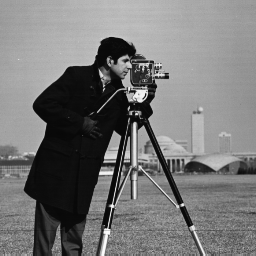
#> input picture Lab1/images/cameraman.png, 256 x 256 px, found by its file name
$ jupyter execute --allow-errors 'Lab4_Intensity_Transformations_&Filtering_Spatial_Domain.ipynb'
#> lines starting #> are read from the running program, lines starting #| are printed output that depends on the picture
# Intensity Transformations & Filtering Spatial Domain

## Thresholding

[cell 1]
import cv2

# Load the image in grayscale
img = cv2.imread('cameraman.png', cv2.IMREAD_GRAYSCALE)
#> img is the input picture: shape (256, 256); min 7, max 253, mean 118.7

# Set the threshold values
threshold_values = [0, 50, 100, 150, 200]

# Apply thresholding with different threshold values
#> (the rest of this cell did not finish here and is left out)

[cell 2]
print("Original Image: ")
#> (the rest of this cell did not finish here and is left out)

## Histograms

[cell 3]
# Task#2: Histogram Processing

# Step#1: Load necessary libraries
import matplotlib
import matplotlib.pyplot as plt
import numpy as np

from skimage import data
from skimage import exposure

# Step#2: Load moon image
img = data.moon()
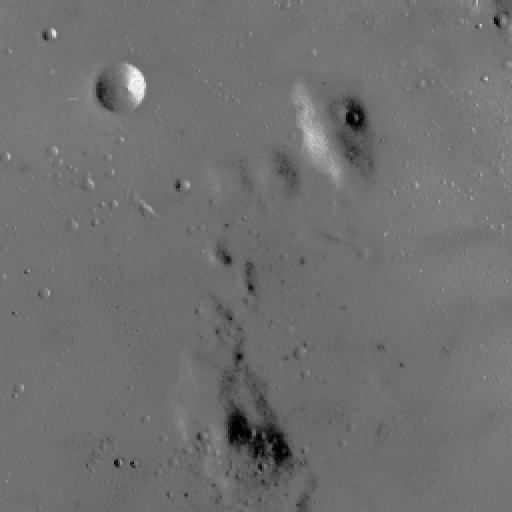
#> input picture skimage.data.moon(), 512 x 512 px
#> img is the input picture: shape (512, 512); min 0, max 255, mean 112.2

# Step#3: Rescale intensity values to include all the intensities that fall within the 2nd and 98th percentiles
# Contrast stretching
p2, p98 = np.percentile(img, (2, 98))
#> p2 = 78; p98 = 129
img_rescale = exposure.rescale_intensity(img, in_range=(p2, p98))
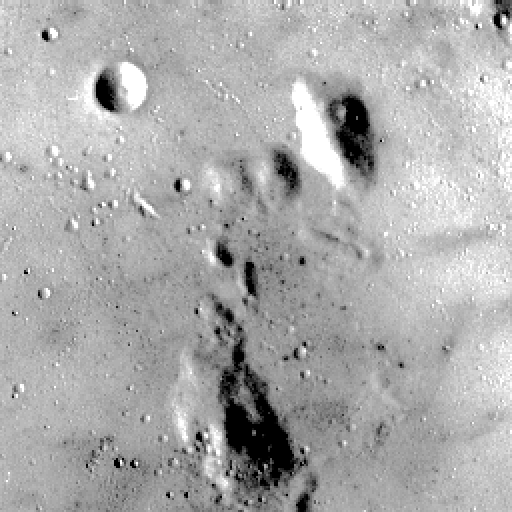
#> img_rescale: shape (512, 512); min 0, max 255, mean 171.5

# Step#4: Display the image with its histogram of (step#2)  and (step#3)
fig = plt.figure(figsize=(8, 5))
fig.add_subplot(2, 1, 1)
plt.imshow(img, cmap = 'gray')
plt.axis('off')
plt.title('Original image')

fig.add_subplot(2, 1, 2)
plt.hist(img.flat, bins = 256, range=(0, 255))
plt.xlabel('gray level values')
plt.ylabel('Number of pixels')
plt.show()
#> figure, not shown here; panel 2: tallest bar 23296 high, from x = 114.6 to 115.5

fig = plt.figure(figsize=(8, 5))
fig.add_subplot(2, 1, 1)
plt.imshow(img_rescale, cmap = 'gray')
plt.axis('off')
plt.title('Contrast stretch')

fig.add_subplot(2, 1, 2)
plt.hist(img_rescale.flat, bins = 256, range=(0, 255))
plt.xlabel('gray level values')
plt.ylabel('Number of pixels')
plt.show()
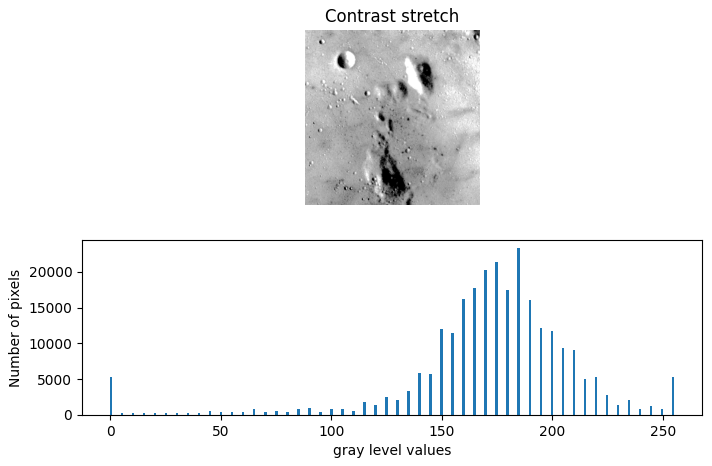
#> figure drawn by matplotlib, 2 panels; panel 2: tallest bar 23296 high, from x = 184.3 to 185.3

# Tasks:

Task1: Using the same ‘moon image’ Rescale intensity values to include all the intensities that fall within the 3nd and 80th percentiles, and plot the histogram

Task2: Using the same ‘moon image’ and the exposure.equalize_hist function, display the image and the histogram of the image after flattening the histogram.

Task3: Use the rocket (as reference) and chelsea images (from skimage.data) and implement histogram matching

[cell 4]
import numpy as np
import matplotlib.pyplot as plt
from skimage import data, exposure, img_as_float

moon = data.moon()

######Task 1 — Rescale intensity using the 3rd and 80th percentiles

[cell 5]
# Calculate the 3rd and 80th percentiles
p3, p80 = np.percentile(moon, (3, 80))
#> p3 = 87; p80 = 118

# Stretch the selected intensity range to 0–255
moon_rescaled = exposure.rescale_intensity(
  moon,
  in_range=(p3, p80),
  out_range=(0, 255)
  )
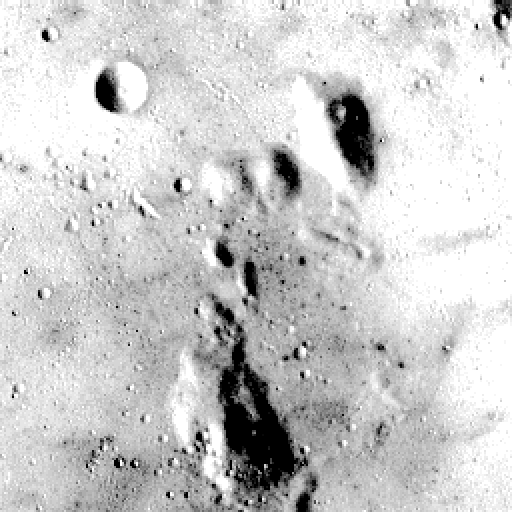
#> moon_rescaled: shape (512, 512) float64; min 0, max 255, mean 204.1

fig, axes = plt.subplots(1, 3, figsize=(15, 4))

axes[0].imshow(moon, cmap="gray", vmin=0, vmax=255)
axes[0].set_title("Original Moon")
axes[0].axis("off")

axes[1].imshow(moon_rescaled, cmap="gray", vmin=0, vmax=255)
axes[1].set_title("Rescaled Moon (3rd–80th Percentiles)")
axes[1].axis("off")

axes[2].hist(
    moon_rescaled.ravel(), bins=256, range=(0, 256), color="gray"
    )
axes[2].set_title("Rescaled Image Histogram")
axes[2].set_xlabel("Pixel Intensity")
axes[2].set_ylabel("Number of Pixels")

plt.tight_layout()
plt.show()
#> figure, not shown here; panel 3: tallest bar 55088 high, from x = 255 to 256

#####Task 2 — Histogram equalization

[cell 6]
# Equalize the original moon image
moon_equalized = exposure.equalize_hist(moon)
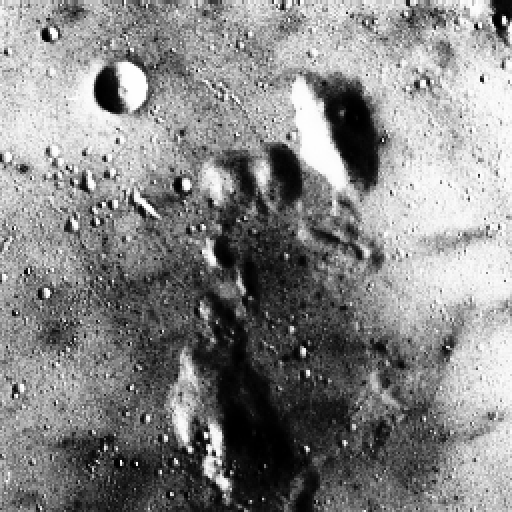
#> moon_equalized: shape (512, 512) float64; min 0.000916, max 1, mean 0.525

fig, axes = plt.subplots(1, 2, figsize=(11, 4))

axes[0].imshow(moon_equalized, cmap="gray", vmin=0, vmax=1)
axes[0].set_title("Equalized Moon")
axes[0].axis("off")

axes[1].hist(
    moon_equalized.ravel(), bins=256, range=(0, 1), color="gray"
    )
axes[1].set_title("Equalized Image Histogram")
axes[1].set_xlabel("Pixel Intensity")
axes[1].set_ylabel("Number of Pixels")

plt.tight_layout()
plt.show()
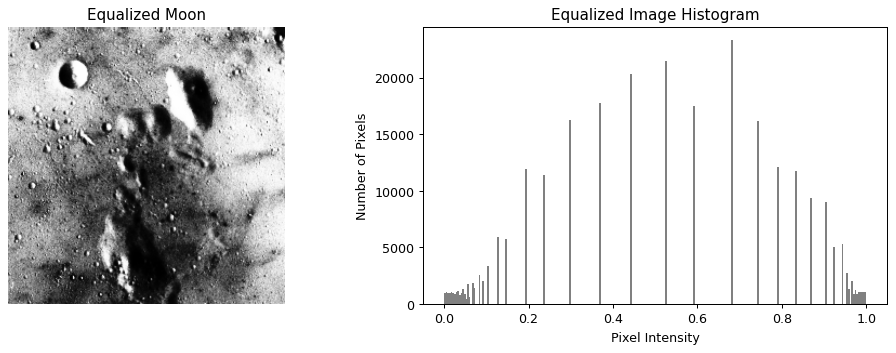
#> figure drawn by matplotlib, 2 panels; panel 2: tallest bar 23296 high, from x = 0.68 to 0.684

#####Task 3 — Histogram matching

[cell 7]
# Convert both images to floating-point values in [0, 1]
chelsea = img_as_float(data.chelsea())
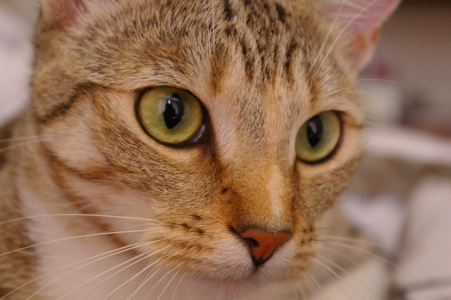
#> input picture skimage.data.chelsea(), 451 x 300 px
rocket = img_as_float(data.rocket())
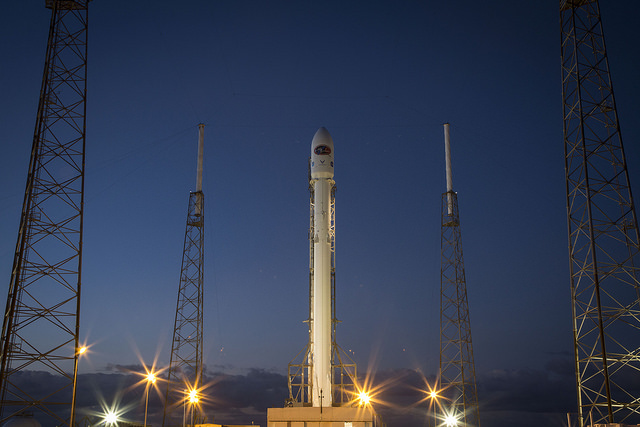
#> input picture skimage.data.rocket(), 640 x 427 px

# Match Chelsea's histogram to Rocket's histogram
matched = exposure.match_histograms(
    chelsea,
    rocket,
    channel_axis=-1
)
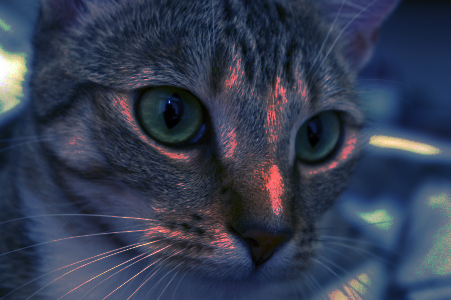
#> matched: shape (300, 451, 3) float64; mean R, G, B 0.206, 0.24, 0.322

images = [chelsea, rocket, matched]
titles = ["Original Chelsea", "Reference Rocket", "Matched Chelsea"]

fig, axes = plt.subplots(2, 3, figsize=(15, 8))

for column, (image, title) in enumerate(zip(images, titles)):
    axes[0, column].imshow(image)
    axes[0, column].set_title(title)
    axes[0, column].axis("off")

    # Plot each color channel separately
    for channel, color in enumerate(["red", "green", "blue"]):
        axes[1, column].hist(
            image[:, :, channel].ravel(),
            bins=256,
            range=(0, 1),
            density=True,
            histtype="step",
            color=color,
            label=color.capitalize()
        )

    axes[1, column].set_title(f"{title} Histogram")
    axes[1, column].set_xlabel("Pixel Intensity")
    axes[1, column].set_ylabel("Density")
    axes[1, column].legend()
#> this loop made 3 passes
#> title on passes 1 to 3: 'Original Chelsea', 'Reference Rocket', 'Matched Chelsea'

plt.tight_layout()
plt.show()
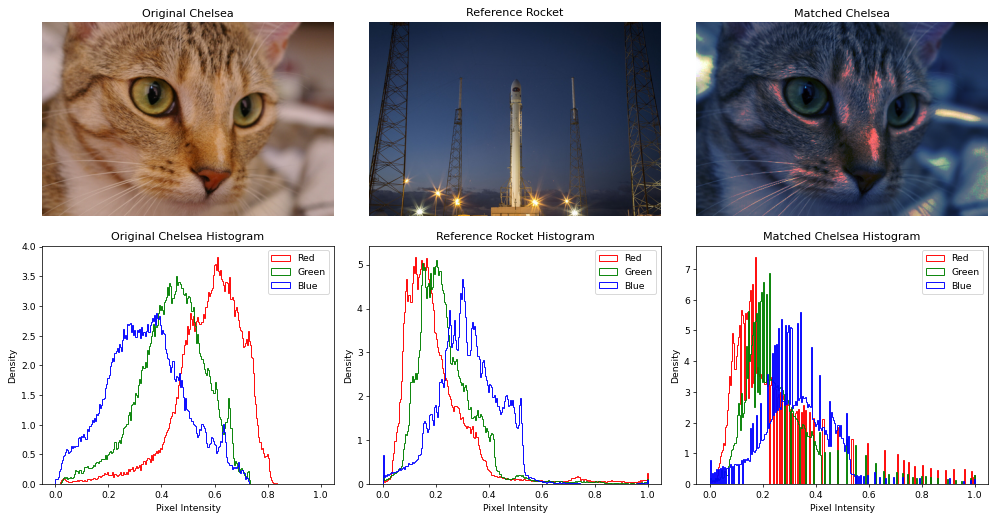
#> figure drawn by matplotlib, 6 panels
